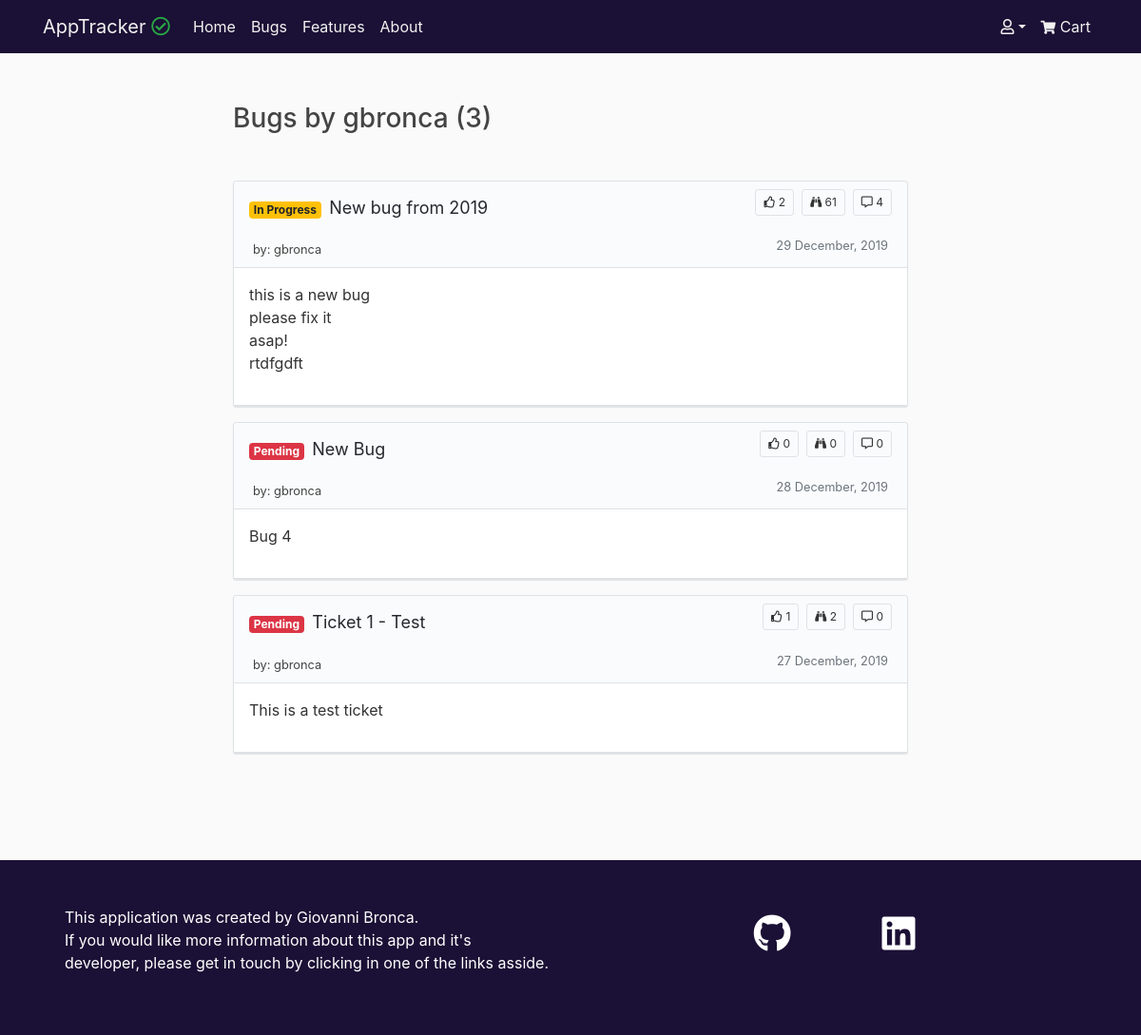
The app's page /tickets/user-bugs/gbronca/ with its own data.
### tickets/models.py (models this page shows, shortened)
class Ticket(models.Model):
    STATUS = (
        ('In Progress', 'In Progress'),
        ('Completed', 'Completed'),
        ('Pending', 'Pending')
    )
    ISSUE = (
        ('Bug', 'Bug'),
        ('Feature', 'Feature')
    )
    title = models.CharField(max_length=75)
    description = models.TextField()
    date_posted = models.DateTimeField(default=timezone.now)
    username = models.ForeignKey(User, on_delete=models.CASCADE)
    status = models.CharField(max_length=20, choices=STATUS,default='Pending')
    issue = models.CharField(max_length=20, choices=ISSUE, default='Bug')
    upvotes = models.PositiveIntegerField(default=0)
    views = models.PositiveIntegerField(default=0)

### tickets/views.py (the view)
# urls.py: path('user-bugs/<username>/', views.UserBugListView.as_view(template_name='tickets/user_tickets.html'), name='user_bugs'),
class UserBugListView(ListView):
    paginate_by = 5
    model = Ticket
    def get_queryset(self, *args, **kwargs):
        username = get_object_or_404(User, username=self.kwargs.get('username'))
        return Ticket.objects.filter(issue='Bug', username=username).order_by('-date_posted')
    def get_context_data(self, **kwargs):
        context = super().get_context_data(**kwargs)
        context['type'] = 'Bugs'
        is_paginated = True
        return context

### cart/context.py (called while the page is built, shortened)
def cart_contents(request):
    price = 10
    total = 0
    tickets_count = 0
    cart = request.session.get('cart', {})
    cart_items = []
    upvote_list = []
    return {'tickets_count': tickets_count,
            'cart_items': cart_items,
            'total': total,
            'price': price,
            'upvote_list': upvote_list}

### tickets/templates/tickets/user_tickets.html (shortened to what this page needs)
{% extends 'base.html' %}
{% block content %}
    <div class="col-12 col-lg-8 mx-auto mt-5 pt-1 mb-5 pb-5">
        <h3 class="mb-5">{{ type }} by {{ view.kwargs.username }} ({{ page_obj.paginator.count }})</h1>
        {% for ticket in object_list %}
            <article class="border border-color-faded rounded-sm my-3 box-shadow bg-gray-light">
                <div class="px-3">
                    <div class="d-flex justify-content-between my-1">
                        <div class="d-flex flex-grow-1 flex-shrink-1 ">
                            <h2><span
                                    class="badge badge-secondary badge-ticket badge-ticket-{{ ticket.status|lower|cut:' ' }}">{{ ticket.status }}
                                </span>
                                <a class="text-decoration-none header-normal"
                                    href="{% url 'tickets:detail' ticket.id %}">{{ ticket.title }}</a></h2>
                        </div>
                        <div class="d-flex align-self-start ml-3 my-1">
                            <div class="border border-color-faded rounded-sm py-1 px-2 ml-2 badge-ticket"><i class="far fa-thumbs-up"></i>  {{ ticket.upvotes }}</div>
                            <div class="border border-color-faded rounded-sm py-1 px-2 ml-2 badge-ticket"><i class="fas fa-binoculars"></i>  {{ ticket.views }}</div>
                            <div class="border border-color-faded rounded-sm py-1 px-2 ml-2 badge-ticket"><i class="far fa-comment-alt"></i>  {{ ticket.comments.count }}</div>
                        </div>
                    </div>
                </div>
                <div class="pb-1">
                    <div class="px-3">
                        <div class="d-flex justify-content-between py-1 px-1">
                            <div class="d-flex flex-grow-1 flex-shrink-1">
                                {% if type == 'Bugs' %}
                                <a class="mr-2 text-decoration-none"
                                    href="{% url 'tickets:user_bugs' ticket.username.username %}"><small>by: {{ ticket.username }}</small></a>
                                {% elif type == 'Features' %}
                                <a class="mr-2 text-decoration-none"
                                    href="{% url 'tickets:user_features' ticket.username.username %}"><small>by: {{ ticket.username }}</small></a>
                                {% endif %}
                            </div>
                            <div class="d-flex align-self-start">
                                <small class="text-muted">{{ ticket.date_posted|date:"d F, Y" }}</small>
                            </div>
                        </div>
                    </div>
                </div>
                <div class="border-bottom border-top bg-white">
                    <div class="p-3">
                        <div class="">{{ ticket.description|linebreaks|truncatechars_html:200 }}</div>
                    </div>
                </div>
            </article>
        {% endfor %}
    </div>
{% endblock %}

### static/css/style.css (style rules this page uses)
body { background: #fafafa; color: #333333; }
h1, h2, h3, h4, h5, h6 { color: #444444; }
a { color: #444444; }
a, a:hover { text-decoration: none; }
.border-color-faded { border: 1px solid #dddddd; }
.bg-gray-light { background-color: #fafbfc; }
.box-shadow { box-shadow: 0 1px 1px rgba(27, 31, 35, .1); }
.badge-ticket { font-size: 12px; }
.badge-ticket-pending { color: #ffffff; background-color: #dc3545; }
.badge-ticket-inprogress { color: #212529; background-color: #ffc107; }
.header-normal { font-weight: 400; font-size: 18px; color: #24292e; }

### records on screen
Ticket: status "In Progress", title "New bug from 2019", upvotes "2", views "61", comments.count "4", username "gbronca", date_posted "29 December, 2019", description "this is a new bug please fix it asap! rtdfgdft"
Ticket: status "Pending", title "New Bug", upvotes "0", views "0", comments.count "0", username "gbronca", date_posted "28 December, 2019", description "Bug 4"
Ticket: status "Pending", title "Ticket 1 - Test", upvotes "1", views "2", comments.count "0", username "gbronca", date_posted "27 December, 2019", description "This is a test ticket"

### other values on screen
{{ type }} "Bugs"
{{ view.kwargs.username }} "gbronca"
{{ page_obj.paginator.count }} "3"
